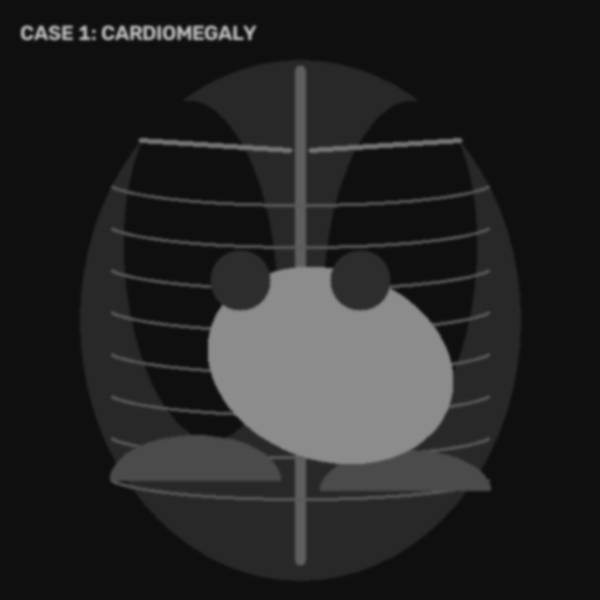
#> input picture data/sample/case1_cardiomegaly_xray.png, 600 x 600 px
$ python -i image_preprocess.py   (imports and definitions only)
#> lines starting #> are read from the running program, lines starting #| are printed output that depends on the picture
#> further down, picture is the input picture: shape (600, 600, 3); min 15, max 182, mean 37.4
"""
2D Medical Image Preprocessing.
Implements Contrast Limited Adaptive Histogram Equalization (CLAHE),
standardization, and tensor reshaping.
"""

import cv2
import numpy as np

def apply_clahe(image: np.ndarray, clip_limit: float = 2.0, tile_grid_size: tuple = (8, 8)) -> np.ndarray:
    """Enhance chest X-ray contrast using CLAHE on luminance channel."""
#> called with clip_limit = 2, tile_grid_size = (8, 8)
    if image.ndim == 2:
        clahe = cv2.createCLAHE(clipLimit=clip_limit, tileGridSize=tile_grid_size)
        return clahe.apply(image)

    # RGB image: convert to LAB, apply to L channel, convert back
    lab = cv2.cvtColor(image, cv2.COLOR_RGB2LAB)
#> lab: shape (600, 600, 3); mean of channels 0, 1, 2 36.5, 128, 128
    l, a, b = cv2.split(lab)
#> a: shape (600, 600); every value is 128
    clahe = cv2.createCLAHE(clipLimit=clip_limit, tileGridSize=tile_grid_size)
    cl = clahe.apply(l)
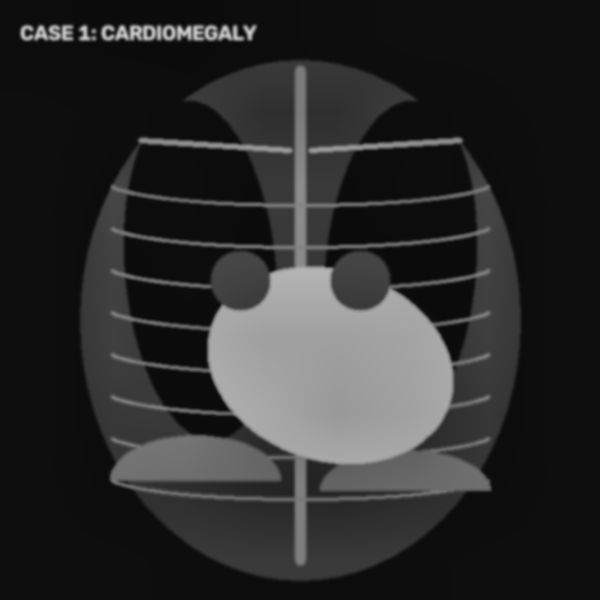
#> cl: shape (600, 600); min 11, max 207, mean 43.9
    merged = cv2.merge((cl, a, b))
#> merged: shape (600, 600, 3); mean of channels 0, 1, 2 43.9, 128, 128
    return cv2.cvtColor(merged, cv2.COLOR_LAB2RGB)

def standardize_image(image: np.ndarray, target_size: tuple = (512, 512)) -> np.ndarray:
    """Resize with bilinear interpolation and normalize values to [0.0, 1.0]."""
    resized = cv2.resize(image, target_size, interpolation=cv2.INTER_AREA)
    norm = resized.astype(np.float32) / 255.0
    return norm

>>> import cv2
>>> picture = cv2.cvtColor(cv2.imread('../../data/sample/case1_cardiomegaly_xray.png'), cv2.COLOR_BGR2RGB)
>>> result = apply_clahe(picture)

$ run again, on data/sample/case2_pleural_effusion_xray.png
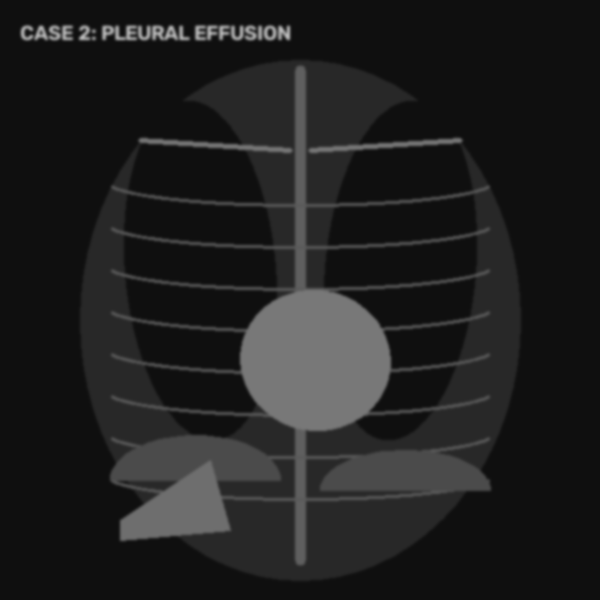
#> input picture data/sample/case2_pleural_effusion_xray.png, 600 x 600 px
#> picture is the input picture: shape (600, 600, 3); min 15, max 183, mean 31.6
#> lab: shape (600, 600, 3); mean of channels 0, 1, 2 30.3, 128, 128
#> a: shape (600, 600); every value is 128
#> in apply_clahe, `cl = clahe.apply(l)`:
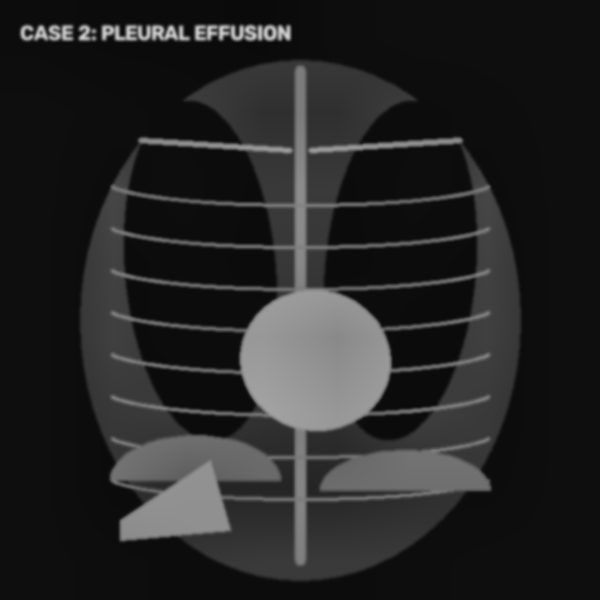
#> cl: shape (600, 600); min 10, max 207, mean 37.7
#> merged: shape (600, 600, 3); mean of channels 0, 1, 2 37.7, 128, 128
